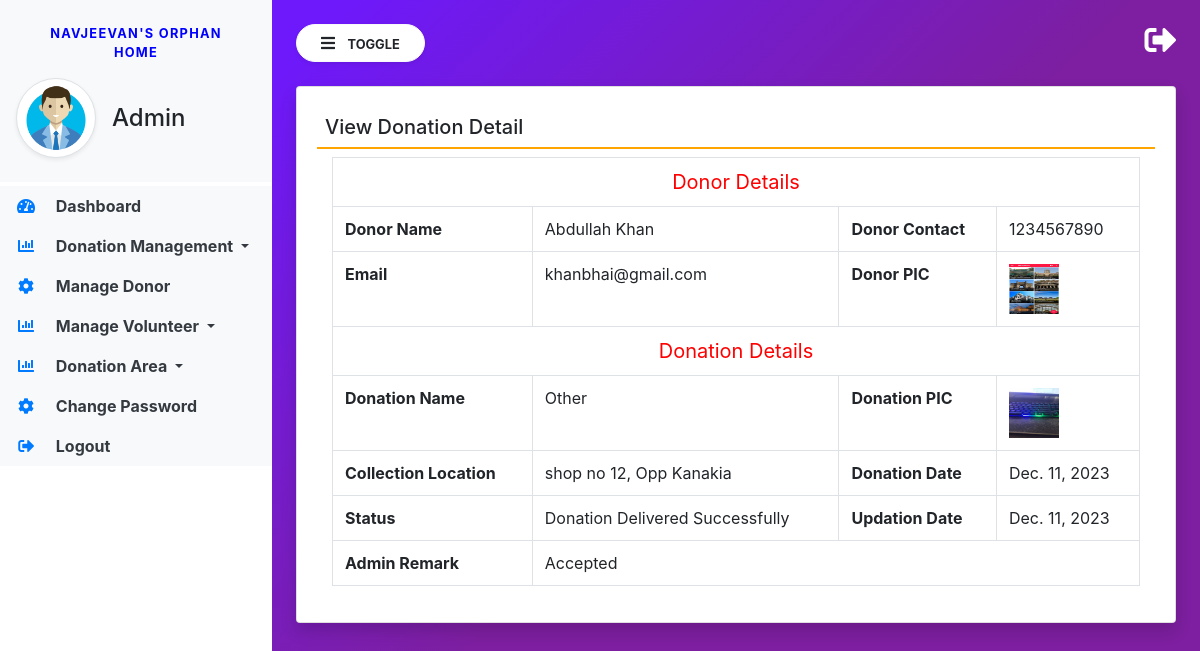
The page /view_donationdetail/3 (signed in) on the database its author committed.
### donation/models.py (models this page shows, shortened)
class Donation(models.Model):
    donor = models.ForeignKey(Donor, on_delete=models.CASCADE)
    donationname = models.CharField(max_length=100,null=True)
    donationpic = models.FileField(null=True)
    collectionloc = models.CharField(max_length=300,null=True)
    description = models.CharField(max_length=300,null=True)
    status = models.CharField(max_length=30,null=True)
    donationdate = models.DateField(null=True)
    adminremark = models.CharField(max_length=200, null=True)
    volunteer = models.ForeignKey(Volunteer, on_delete=models.CASCADE,null=True)
    donationarea = models.ForeignKey(DonationArea, on_delete=models.CASCADE,null=True)
    volunteerremark = models.CharField(max_length=200, null=True)
    updationdate = models.DateField(null=True)

class Donor(models.Model):
    user = models.ForeignKey(User, on_delete=models.CASCADE)
    contact = models.CharField(max_length=15,null=True)
    address = models.CharField(max_length=300,null=True)
    userpic = models.FileField(null=True)
    regdate = models.DateTimeField(auto_now_add=True)

### donation/views.py (the view, shortened to what this page needs)
# urls.py: path('view_donationdetail/<int:pid>',view_donationdetail, name='view_donationdetail'),
def view_donationdetail(request,pid):
    if not request.user.is_authenticated:
        return redirect('admin_login')
    donation = Donation.objects.get(id=pid)
    error = ""
    return render(request, 'view_donationdetail.html', locals())

### donation/templates/view_donationdetail.html (shortened to what this page needs)
{% extends 'admin_base.html' %}
{% block main  %}
<div class="card shadow">
    <div class="card-body">
        <h5 class="p-2" style="border-bottom: 2px solid orange;">View Donation Detail</h5>
<div class="container-fluid">
         <table class="table table-bordered">
 <tr align="center">
<td colspan="4" style="font-size:20px;color:red">
 Donor Details</td></tr>
    <tr>
    <th>Donor Name</th>
    <td>{{donation.donor.user.first_name}} {{donation.donor.user.last_name}}</td>
    <th>Donor Contact</th>
    <td>{{donation.donor.contact}}</td>
  </tr>
  <tr>
    <th>Email</th>
    <td>{{donation.donor.user.username}}</td>
    <th>Donor PIC</th>
    <td><img src="{{donation.donor.userpic.url}}" width="50px" height="50px"></td>
  </tr>
             <tr align="center">
<td colspan="4" style="font-size:20px;color:red">
 Donation Details</td></tr>
  <tr>
    <th>Donation Name</th>
    <td>{{donation.donationname}}</td>
     <th>Donation PIC</th>
    <td><img src="{{donation.donationpic.url}}" width="50px" height="50px"></td>
  </tr>
     <tr>
    <th>Collection Location</th>
    <td>{{donation.collectionloc}}</td>
     <th>Donation Date</th>
    <td>{{donation.donationdate}}</td>
  </tr>
{% if donation.status == 'pending' %}
 <form method="post">
    {% csrf_token %}
      <tr>
    <th>Status</th>
    <td colspan="3">
        <select class="form-control" name="status" required>
            <option value="accept">Accept</option>
            <option value="reject">Reject</option>
        </select>
    </td>
  </tr>
    <tr>
                                                <th>Admin Remark</th>
                                                <td colspan="3"><textarea name="adminremark" class="form-control" required="true"></textarea></td>
                                                </tr>
                                                <tr>
                                                    <td>&nbsp;</td>
                                                    <td colspan="3">
                                                        <button type="submit" class="btn btn-primary pull-left">
        Update <i class="fa fa-arrow-circle-right"></i>
                                </button>
                                                    </td>
                                                </tr>
     {% else %}
     <tr>
    <th>Status</th>
    <td class="text-capitalize">{{donation.status}}</td>
     <th>Updation Date</th>
    <td>{{donation.updationdate}}</td>
  </tr>
     <tr>
    <th>Admin Remark</th>
    <td colspan="3">{{donation.adminremark}}</td>
  </tr>
     {% endif %}
</table>
</div>
</div>
</div>
{% endblock %}

### donation/static/css/sidebar.css (style rules this page uses)
body { background-image : linear-gradient(135.9deg,rgba(109,25,252,1) 16.4%,rgba(125,31,160,1) 56.1%); min-height:100vh; }

### rows shown on the page
Donation: donor.user.first_name "Abdullah", donor.user.last_name "Khan", donor.contact "1234567890", donor.user.username "khanbhai@gmail.com", donor.userpic (picture), donationname "Other", donationpic (picture), collectionloc "shop no 12, Opp Kanakia", donationdate "Dec. 11, 2023", status "Donation Delivered Successfully", updationdate "Dec. 11, 2023", adminremark "Accepted"
